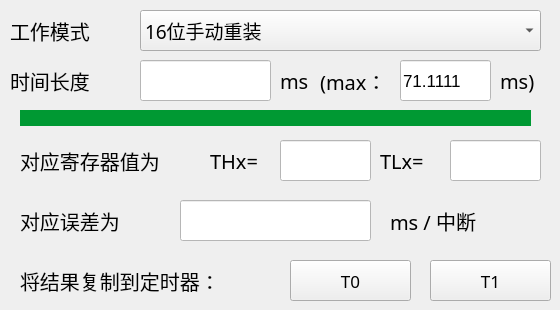
     <widget class="QWidget" name="tab_17">
      <attribute name="title">
       <string>mode2</string>
      </attribute>
      <widget class="QLineEdit" name="lineEdit_target_time">
       <property name="geometry">
        <rect>
         <x>140</x>
         <y>60</y>
         <width>131</width>
         <height>41</height>
        </rect>
       </property>
       <property name="font">
        <font>
         <pointsize>13</pointsize>
        </font>
       </property>
       <property name="styleSheet">
        <string notr="true">background-color:white;</string>
       </property>
       <property name="placeholderText">
        <string/>
       </property>
      </widget>
      <widget class="QComboBox" name="comboBox_txmode_toreg">
       <property name="geometry">
        <rect>
         <x>140</x>
         <y>10</y>
         <width>401</width>
         <height>41</height>
        </rect>
       </property>
       <property name="font">
        <font>
         <family>Arial Unicode MS</family>
         <pointsize>14</pointsize>
        </font>
       </property>
       <item>
        <property name="text">
         <string>16位手动重装</string>
        </property>
       </item>
       <item>
        <property name="text">
         <string>8位自动重装</string>
        </property>
       </item>
      </widget>
      <widget class="QLabel" name="label_32">
       <property name="geometry">
        <rect>
         <x>10</x>
         <y>60</y>
         <width>101</width>
         <height>41</height>
        </rect>
       </property>
       <property name="font">
        <font>
         <family>Arial Unicode MS</family>
         <pointsize>15</pointsize>
        </font>
       </property>
       <property name="text">
        <string>时间长度</string>
       </property>
      </widget>
      <widget class="QLabel" name="label_33">
       <property name="geometry">
        <rect>
         <x>10</x>
         <y>10</y>
         <width>131</width>
         <height>41</height>
        </rect>
       </property>
       <property name="font">
        <font>
         <family>Arial Unicode MS</family>
         <pointsize>15</pointsize>
        </font>
       </property>
       <property name="text">
        <string>工作模式</string>
       </property>
      </widget>
      <widget class="QLabel" name="label_34">
       <property name="geometry">
        <rect>
         <x>280</x>
         <y>60</y>
         <width>41</width>
         <height>41</height>
        </rect>
       </property>
       <property name="font">
        <font>
         <family>Arial Unicode MS</family>
         <pointsize>15</pointsize>
        </font>
       </property>
       <property name="text">
        <string>ms</string>
       </property>
      </widget>
      <widget class="QPushButton" name="pushButton_tot1">
       <property name="geometry">
        <rect>
         <x>430</x>
         <y>260</y>
         <width>121</width>
         <height>41</height>
        </rect>
       </property>
       <property name="font">
        <font>
         <family>Arial Unicode MS</family>
         <pointsize>13</pointsize>
        </font>
       </property>
       <property name="text">
        <string>T1</string>
       </property>
      </widget>
      <widget class="QPushButton" name="pushButton_tot0">
       <property name="geometry">
        <rect>
         <x>290</x>
         <y>260</y>
         <width>121</width>
         <height>41</height>
        </rect>
       </property>
       <property name="font">
        <font>
         <family>Arial Unicode MS</family>
         <pointsize>13</pointsize>
        </font>
       </property>
       <property name="text">
        <string>T0</string>
       </property>
      </widget>
      <widget class="QWidget" name="widget_6" native="true">
       <property name="geometry">
        <rect>
         <x>20</x>
         <y>110</y>
         <width>511</width>
         <height>16</height>
        </rect>
       </property>
       <property name="styleSheet">
        <string notr="true">background-color:#009933;</string>
       </property>
      </widget>
      <widget class="QLabel" name="label_36">
       <property name="geometry">
        <rect>
         <x>20</x>
         <y>140</y>
         <width>181</width>
         <height>41</height>
        </rect>
       </property>
       <property name="font">
        <font>
         <family>Arial Unicode MS</family>
         <pointsize>15</pointsize>
        </font>
       </property>
       <property name="text">
        <string>对应寄存器值为</string>
       </property>
      </widget>
      <widget class="QLabel" name="label_38">
       <property name="geometry">
        <rect>
         <x>210</x>
         <y>140</y>
         <width>61</width>
         <height>41</height>
        </rect>
       </property>
       <property name="font">
        <font>
         <family>Arial Unicode MS</family>
         <pointsize>15</pointsize>
        </font>
       </property>
       <property name="text">
        <string>THx=</string>
       </property>
      </widget>
      <widget class="QLineEdit" name="lineEdit_corresponding_thx">
       <property name="geometry">
        <rect>
         <x>280</x>
         <y>140</y>
         <width>91</width>
         <height>41</height>
        </rect>
       </property>
       <property name="font">
        <font>
         <pointsize>13</pointsize>
        </font>
       </property>
       <property name="styleSheet">
        <string notr="true">background-color:white;</string>
       </property>
       <property name="readOnly">
        <bool>true</bool>
       </property>
       <property name="placeholderText">
        <string/>
       </property>
      </widget>
      <widget class="QLineEdit" name="lineEdit_corresponding_tlx">
       <property name="geometry">
        <rect>
         <x>450</x>
         <y>140</y>
         <width>91</width>
         <height>41</height>
        </rect>
       </property>
       <property name="font">
        <font>
         <pointsize>13</pointsize>
        </font>
       </property>
       <property name="styleSheet">
        <string notr="true">background-color:white;</string>
       </property>
       <property name="readOnly">
        <bool>true</bool>
       </property>
       <property name="placeholderText">
        <string/>
       </property>
      </widget>
      <widget class="QLabel" name="label_39">
       <property name="geometry">
        <rect>
         <x>380</x>
         <y>140</y>
         <width>61</width>
         <height>41</height>
        </rect>
       </property>
       <property name="font">
        <font>
         <family>Arial Unicode MS</family>
         <pointsize>15</pointsize>
        </font>
       </property>
       <property name="text">
        <string>TLx=</string>
       </property>
      </widget>
      <widget class="QLabel" name="label_40">
       <property name="geometry">
        <rect>
         <x>20</x>
         <y>200</y>
         <width>141</width>
         <height>41</height>
        </rect>
       </property>
       <property name="font">
        <font>
         <family>Arial Unicode MS</family>
         <pointsize>15</pointsize>
        </font>
       </property>
       <property name="text">
        <string>对应误差为</string>
       </property>
      </widget>
      <widget class="QLineEdit" name="lineEdit_corresponding_error">
       <property name="geometry">
        <rect>
         <x>180</x>
         <y>200</y>
         <width>191</width>
         <height>41</height>
        </rect>
       </property>
       <property name="font">
        <font>
         <pointsize>13</pointsize>
        </font>
       </property>
       <property name="styleSheet">
        <string notr="true">background-color:white;</string>
       </property>
       <property name="readOnly">
        <bool>true</bool>
       </property>
       <property name="placeholderText">
        <string/>
       </property>
      </widget>
      <widget class="QLabel" name="label_41">
       <property name="geometry">
        <rect>
         <x>390</x>
         <y>200</y>
         <width>131</width>
         <height>41</height>
        </rect>
       </property>
       <property name="font">
        <font>
         <family>Arial Unicode MS</family>
         <pointsize>15</pointsize>
        </font>
       </property>
       <property name="text">
        <string>ms / 中断</string>
       </property>
      </widget>
      <widget class="QLabel" name="label_42">
       <property name="geometry">
        <rect>
         <x>20</x>
         <y>260</y>
         <width>251</width>
         <height>41</height>
        </rect>
       </property>
       <property name="font">
        <font>
         <family>Arial Unicode MS</family>
         <pointsize>15</pointsize>
        </font>
       </property>
       <property name="text">
        <string>将结果复制到定时器：</string>
       </property>
      </widget>
      <widget class="QLabel" name="label_44">
       <property name="geometry">
        <rect>
         <x>320</x>
         <y>60</y>
         <width>81</width>
         <height>41</height>
        </rect>
       </property>
       <property name="font">
        <font>
         <family>Arial Unicode MS</family>
         <pointsize>15</pointsize>
        </font>
       </property>
       <property name="text">
        <string>(max：</string>
       </property>
      </widget>
      <widget class="QLabel" name="label_45">
       <property name="geometry">
        <rect>
         <x>500</x>
         <y>60</y>
         <width>41</width>
         <height>41</height>
        </rect>
       </property>
       <property name="font">
        <font>
         <family>Arial Unicode MS</family>
         <pointsize>15</pointsize>
        </font>
       </property>
       <property name="text">
        <string>ms)</string>
       </property>
      </widget>
      <widget class="QLineEdit" name="lineEdit_maxTime">
       <property name="geometry">
        <rect>
         <x>400</x>
         <y>60</y>
         <width>91</width>
         <height>41</height>
        </rect>
       </property>
       <property name="font">
        <font>
         <family>Arial</family>
         <pointsize>13</pointsize>
         <kerning>true</kerning>
        </font>
       </property>
       <property name="styleSheet">
        <string notr="true">background-color:white;</string>
       </property>
       <property name="text">
        <string>71.1111</string>
       </property>
       <property name="readOnly">
        <bool>true</bool>
       </property>
       <property name="placeholderText">
        <string/>
       </property>
      </widget>
     </widget>
